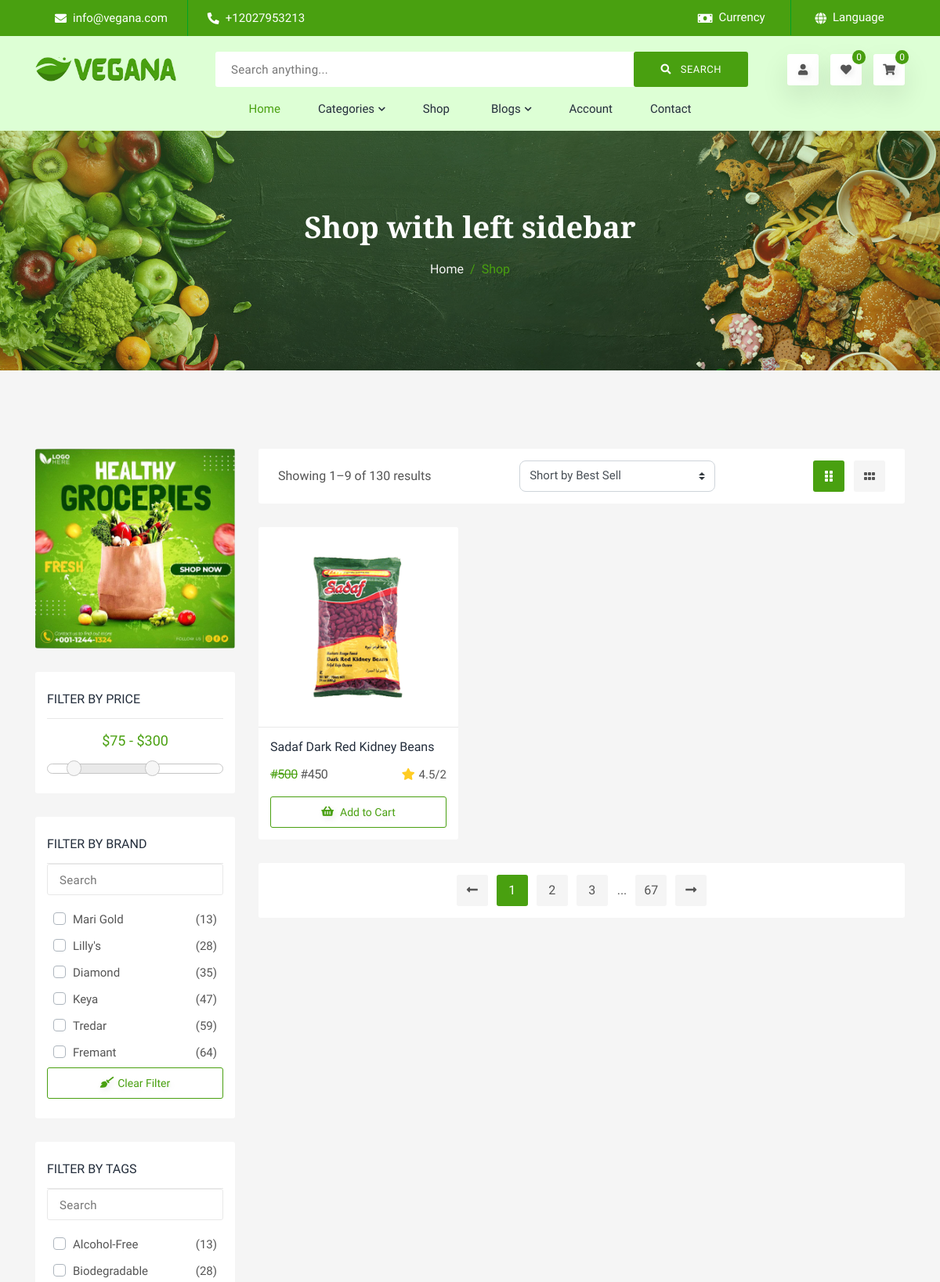
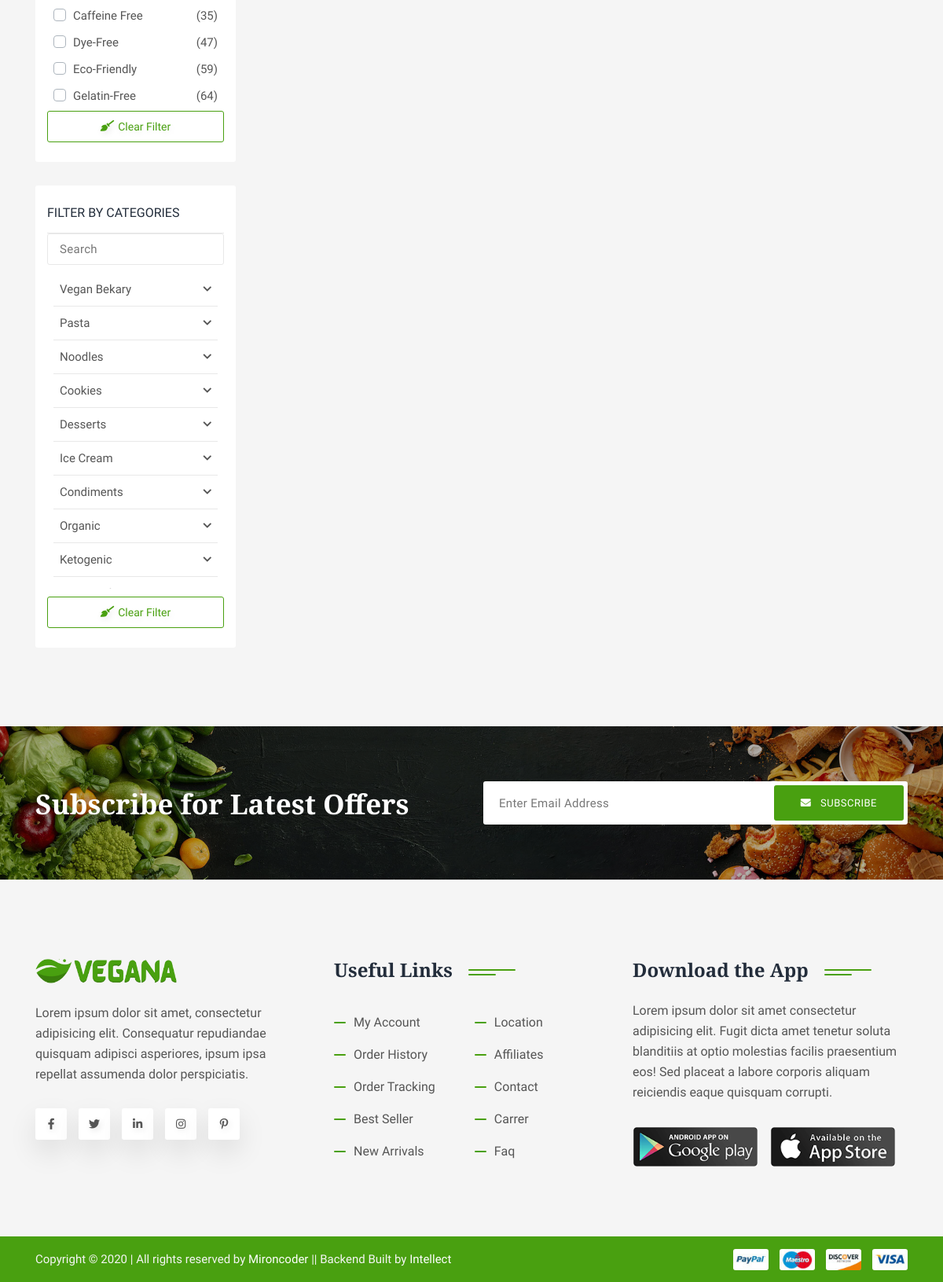
/category/Salads/, run on the app's committed database (2 pictures, top to bottom).
### store/models.py (models this page shows, shortened)
class Product(models.Model):
    name = models.CharField(max_length=150)
    actual_price = models.IntegerField()
    discount_price = models.IntegerField(null=True, blank=True)
    category = models.ForeignKey(Category, on_delete=models.SET_NULL, null=True, blank=True)
    tags = models.ManyToManyField(Tag, related_name='tag', blank=True)
    slug = models.SlugField(unique=True, editable=False)
    description = models.TextField(max_length=3000, default="This is an auto generated product description.")
    featured_image = models.ImageField(null=True, blank=True)
    is_on_sale = models.BooleanField(default=True)
    created = models.DateTimeField(auto_now_add=True)
    shipping_fee = models.IntegerField(default=0)
    def get_absolute_url(self):
        return reverse('store:product', kwargs={'slug': self.slug})

### store/views.py (the view)
# urls.py: path("category/<category>/", views.CategoryView, name="category"),
def CategoryView(request, category):
    all_categories = Category.objects.all()
    cat_products = Product.objects.filter(
        category__name=category.title(), is_on_sale=True)
    cat = Category.objects.get(name=category.title())
    if cat_products.exists():
        context = {
            'cat_products': cat_products,
            'all_categories': all_categories,
            'cat' : cat
        }
        return render(request, 'store/category.html', context)
    else:
        messages.info(request, "The category is empty or does not exist")
        return redirect('store:home')

### store/templates/store/category.html (shortened to what this page needs)
{% extends 'component/base.html' %}
{% load static %}
{% block content %}
    <section class="single-banner">
      <div class="container">
        <div class="row">
          <div class="col-lg-12">
            <div class="single-content">
              <h2>Shop with left sidebar</h2>
              <ol class="breadcrumb">
                <li class="breadcrumb-item">
                  <a href="{% url 'store:home' %}">Home</a>
                </li>
                <li class="breadcrumb-item active" aria-current="page">Shop</li>
              </ol>
            </div>
          </div>
        </div>
      </div>
    </section>
    <section class="product-list">
      <div class="container">
        <div class="row content-reverse">
          <div class="col-lg-3">
            <div class="product-ad">
              <a href="#"
                ><img src="{% static 'assets/images/ad-banner/01.jpg' %}" alt="ad"
              /></a>
            </div>
            <div class="product-bar">
              <h6>Filter by Price</h6>
              <input type="text" id="amount" readonly />
              <div id="slider-range"></div>
            </div>
            <div class="product-bar">
              <h6>Filter by brand</h6>
              <div class="product-bar-content">
                <input type="text" placeholder="Search" />
                <ul class="scroll-list">
                  <li>
                    <div class="custom-control custom-checkbox">
                      <label class="custom-control-label" for="check1"
                        >mari gold</label
                      >
                    </div>
                    <span class="product-cate-number">(13)</span>
                  </li>
                  <li>
                    <div class="custom-control custom-checkbox">
                      <label class="custom-control-label" for="check2"
                        >lilly's</label
                      >
                    </div>
                    <span class="product-cate-number">(28)</span>
                  </li>
                  <li>
                    <div class="custom-control custom-checkbox">
                      <label class="custom-control-label" for="check3"
                        >diamond</label
                      >
                    </div>
                    <span class="product-cate-number">(35)</span>
                  </li>
                  <li>
                    <div class="custom-control custom-checkbox">
                      <label class="custom-control-label" for="check4"
                        >keya</label
                      >
                    </div>
                    <span class="product-cate-number">(47)</span>
                  </li>
                  <li>
                    <div class="custom-control custom-checkbox">
                      <label class="custom-control-label" for="check5"
                        >tredar</label
                      >
                    </div>
                    <span class="product-cate-number">(59)</span>
                  </li>
                  <li>
                    <div class="custom-control custom-checkbox">
                      <label class="custom-control-label" for="check6"
                        >fremant</label
                      >
                    </div>
                    <span class="product-cate-number">(64)</span>
                  </li>
                </ul>
                <button class="clear-filter-btn">
                  <i class="fas fa-broom"></i> <span>Clear Filter</span>
                </button>
              </div>
            </div>
            <div class="product-bar">
              <h6>Filter by tags</h6>
              <div class="product-bar-content">
                <input type="text" placeholder="Search" />
                <ul class="scroll-list">
                  <li>
                    <div class="custom-control custom-checkbox">
                      <label class="custom-control-label" for="check8"
                        >Alcohol-Free</label
                      >
                    </div>
                    <span class="product-cate-number">(13)</span>
                  </li>
                  <li>
                    <div class="custom-control custom-checkbox">
                      <label class="custom-control-label" for="check9"
                        >Biodegradable</label
                      >
                    </div>
                    <span class="product-cate-number">(28)</span>
                  </li>
                  <li>
                    <div class="custom-control custom-checkbox">
                      <label class="custom-control-label" for="check10"
                        >Caffeine Free</label
                      >
                    </div>
                    <span class="product-cate-number">(35)</span>
                  </li>
                  <li>
                    <div class="custom-control custom-checkbox">
                      <label class="custom-control-label" for="check11"
                        >Dye-Free</label
                      >
                    </div>
                    <span class="product-cate-number">(47)</span>
                  </li>
                  <li>
                    <div class="custom-control custom-checkbox">
                      <label class="custom-control-label" for="check12"
                        >Eco-Friendly</label
                      >
                    </div>
                    <span class="product-cate-number">(59)</span>
                  </li>
                  <li>
                    <div class="custom-control custom-checkbox">
                      <label class="custom-control-label" for="check13"
                        >Gelatin-Free</label
                      >
                    </div>
                    <span class="product-cate-number">(64)</span>
                  </li>
                </ul>
                <button class="clear-filter-btn">
                  <i class="fas fa-broom"></i> <span>Clear Filter</span>
                </button>
              </div>
            </div>
            <div class="product-bar">
              <h6>Filter by Categories</h6>
              <div class="product-bar-content">
                <input type="text" placeholder="Search" />
                <ul class="nasted-dropdown">
                  <li>
                    <a href="#">
                      <span>Vegan Bekary</span>
                      <i class="fas fa-chevron-down"></i>
                    </a>
                  </li>
                  <li>
                    <a href="#">
                      <span>Pasta</span> <i class="fas fa-chevron-down"></i>
                    </a>
                  </li>
                  <li>
                    <a href="#">
                      <span>Noodles</span> <i class="fas fa-chevron-down"></i>
                    </a>
                  </li>
                  <li>
                    <a href="#">
                      <span>cookies</span> <i class="fas fa-chevron-down"></i>
                    </a>
                  </li>
                  <li>
                    <a href="#">
                      <span>desserts</span> <i class="fas fa-chevron-down"></i>
                    </a>
                  </li>
                  <li>
                    <a href="#">
                      <span>Ice cream</span> <i class="fas fa-chevron-down"></i>
                    </a>
                  </li>
                  <li>
                    <a href="#">
                      <span>Condiments</span>
                      <i class="fas fa-chevron-down"></i>
                    </a>
                  </li>
                  <li>
                    <a href="#">
                      <span>Organic</span> <i class="fas fa-chevron-down"></i>
                    </a>
                  </li>
                  <li>
                    <a href="#">
                      <span>Ketogenic</span> <i class="fas fa-chevron-down"></i>
                    </a>
                  </li>
                  <li>
                    <a href="#">
                      <span>Raw Foods</span>
                    </a>
                  </li>
                </ul>
                <button class="clear-filter-btn">
                  <i class="fas fa-broom"></i> <span>Clear Filter</span>
                </button>
              </div>
            </div>
          </div>
          <div class="col-lg-9">
            <div class="row">
              <div class="col-lg-12">
                <div class="product-filter">
                  <div class="product-page-number">
                    <p>Showing 1–9 of 130 results</p>
                  </div>
                  <select class="product-short-select custom-select">
                    <option selected>Short by Best Sell</option>
                  </select>
                  <ul class="product-card-type">
                    <li class="grid-verti active">
                      <i class="fas fa-grip-vertical"></i>
                    </li>
                    <li class="grid-hori">
                      <i class="fas fa-grip-horizontal"></i>
                    </li>
                  </ul>
                </div>
              </div>
            </div>
            <div class="row product-card-parent">
              {% for product in cat_products %}
              <div class="col-6 col-sm-6 col-md-4 col-lg-4">
                <div class="product-card card-gape">
                  <div class="product-img">
                    <img
                      src="{{product.featured_image.url}}"
                      alt="product-1"
                    />
                  </div>
                  <div class="product-content">
                    <div class="product-name">
                      <h6><a href="{{product.get_absolute_url}}">{{product.name}}</a></h6>
                    </div>
                    <div class="product-price">
                      {% if product.discount_price %}
                    <h6><del>#{{product.actual_price}}</del> #{{product.discount_price}}</h6>
                    {% else %}
                    <h6>#{{product.actual_price}}</h6>
                    {% endif %}
                      <div class="product-rating">
                        <i class="fas fa-star"></i> <span>4.5/2</span>
                      </div>
                    </div>
                    <div class="product-btn">
                      <a href="#">
                        <i class="fas fa-shopping-basket"></i>
                        <span>Add to Cart</span>
                      </a>
                    </div>
                  </div>
                </div>
              </div>
              {% endfor %}
            </div>
            <div class="row">
              <div class="col-lg-12">
                <ul class="pagination">
                  <li class="page-item">
                    <a class="page-link" href="#">
                      <i class="fas fa-long-arrow-alt-left"></i>
                    </a>
                  </li>
                  <li class="page-item">
                    <a class="page-link active" href="#">1</a>
                  </li>
                  <li class="page-item"><a class="page-link" href="#">2</a></li>
                  <li class="page-item"><a class="page-link" href="#">3</a></li>
                  <li class="page-item">...</li>
                  <li class="page-item">
                    <a class="page-link" href="#">67</a>
                  </li>
                  <li class="page-item">
                    <a class="page-link" href="#">
                      <i class="fas fa-long-arrow-alt-right"></i>
                    </a>
                  </li>
                </ul>
              </div>
            </div>
          </div>
        </div>
      </div>
    </section>
{% endblock content %}

### data on the page
Product: featured_image (picture), name "Sadaf Dark Red Kidney Beans", actual_price "500", discount_price "450"
